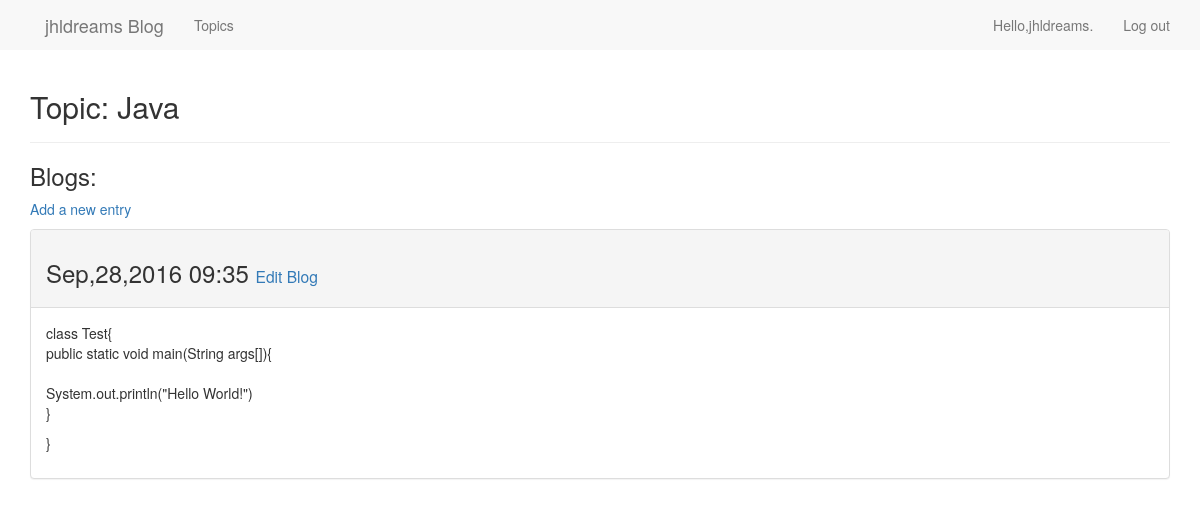
The app's page /topics/12/ (signed in), older data.
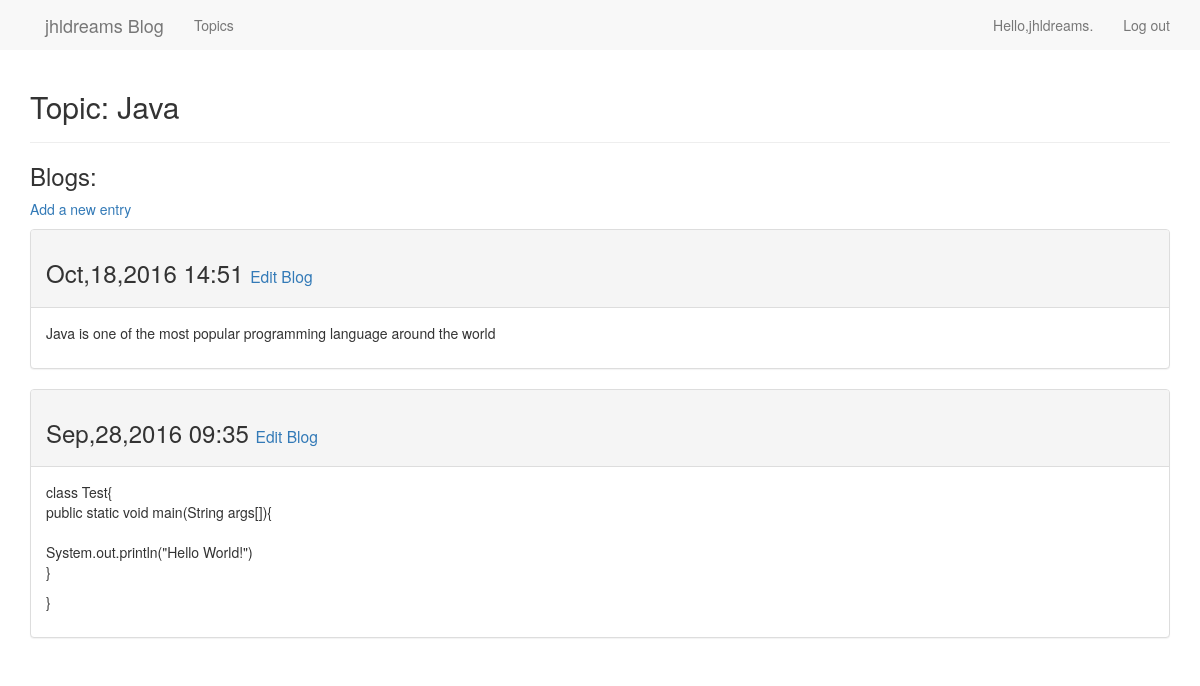
The same page, newer data.
### learning_logs/models.py (models this page shows, shortened)
class Topic(models.Model):
    text = models.CharField(max_length=200)
    date_added = models.DateTimeField(auto_now_add=True)
    owner = models.ForeignKey(User)
    def __str__(self):
        return self.text

class Entry(models.Model):
    topic = models.ForeignKey(Topic)
    text = models.TextField()
    date_added = models.DateTimeField(auto_now_add=True)
    class Meta:
        verbose_name_plural = 'entries'

### learning_logs/views.py (the view)
# urls.py: url(r'^topics/(?P<topic_id>[0-9]+)/$', views.topic, name='topic'),
@login_required
def topic(request, topic_id):
    tp = Topic.objects.get(id=topic_id)
    if tp.owner != request.user:
        raise Http404
    else:
        entries = tp.entry_set.order_by('-date_added')
        context = {'topic': tp, 'entries': entries}
        return render(request, 'learning_logs/topic.html', context)

### learning_logs/templates/learning_logs/topic.html (shortened to what this page needs)
<!DOCTYPE html>
<html lang="en">
<head>
</head>
<body>
    {% extends 'learning_logs/base.html' %}
    {% load bootstrap3 %}
    {% block header %}
        <h2><p>Topic: {{topic}}</p></h2>
    {% endblock header %}
    {% block content %}
        <h3><p>Blogs:</p></h3>
        <p>
            <a href="{% url 'learning_logs:new_entry' topic.id %}">Add a new entry</a>
        </p>
        {% for entry in entries %}
            <div class="panel panel-default">
                <div class="panel-heading">
                    <h3>
                        {{ entry.date_added|date:'M,d,Y H:i' }}
                        <small>
                            <a href="{% url 'learning_logs:edit_entry' entry.id %}">Edit Blog</a>
                        </small>
                    </h3>
                </div>
                <div class="panel-body">
                    {{ entry.text|linebreaks }}
                </div>
            </div>
        {% empty %}
            There are no entries for this topic yet.
        {% endfor %}
{% endblock content %}

### learning_logs/templates/learning_logs/base.html (shortened to what this page needs)
<!DOCTYPE html>
<html lang="en">
<head>
    {% load bootstrap3 %}
    {% bootstrap_css %}
</head>
<body>
    <nav class="nabar navbar-default navbar-static-top">
        <div class="container">
            <div class="navbar-header">
                {% if user.is_authenticated %}
                    <a class="navbar-brand" href="{% url 'learning_logs:index' %}">{{user.username}} Blog</a>
                {% else %}
                    <a class="navbar-brand" href="{% url 'learning_logs:index' %}">Learning Blog</a>
                {% endif %}
            </div>
            <div id="navbar" class="navbar-collapse collapse">
               <ul class="nav navbar-nav">
                 <li>
                        <a href="{% url 'learning_logs:topics' %}">Topics</a>
                 </li>
               </ul>
               <ul class="nav navbar-nav navbar-right">
                   {% if user.is_authenticated %}
                        <li><a>Hello,{{user.username}}.</a></li>
                        <li><a href="{% url 'users:logout' %}">Log out</a></li>
                    {% else %}
                        <li><a href="{% url 'users:register' %}">Register</a></li>
                        <li><a href="{% url 'users:login' %}">Login</a></li>
                    {% endif %}
               </ul>
            </div>
        </div>
    </nav>
    <div class="container">
        <div class="page-header">
            {% block header %}
            {% endblock header %}
        </div>
        <div>
            {% block content %}
            {% endblock content %}
        </div>
    </div>
</body>
</html>

Row changes from the older to the newer data that the page shows:
added Entry: date_added "Oct,18,2016 14:51", text "Java is one of the most popular programming language around the world"
